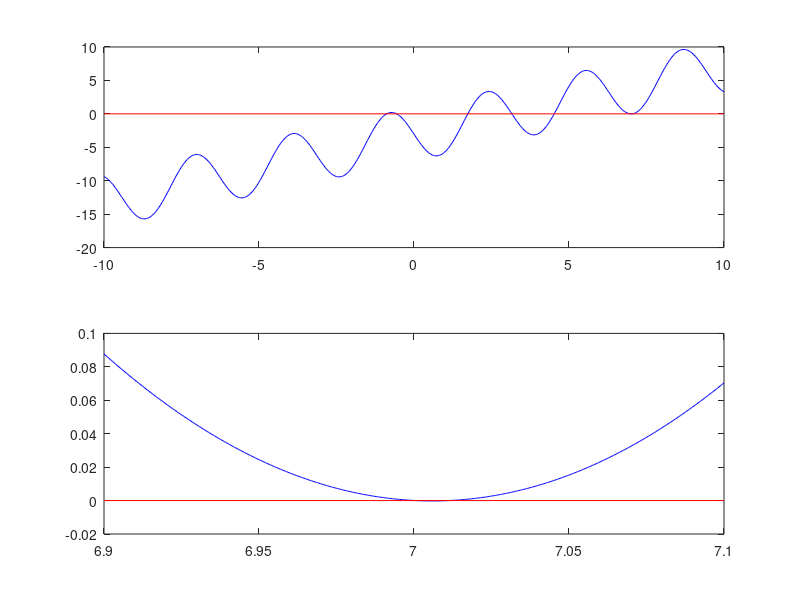

The MATLAB script that drew this image:
format long;

x = linspace(-10, 10, 500);
x1 = linspace(6.9, 7.1, 500);
y = x - (4 * sin(2*x)) - 3 - (3/80);
y1 = x1 - (4 * sin(2*x1)) - 3 - (3/80);


subplot(2,1,1)
plot(x,y,'b-')
hold on
plot(xlim, [0 0], 'r-')


subplot(2,1,2)
plot(x1,y1,'b-')
hold on
plot(xlim, [0 0], 'r-')
hold off
